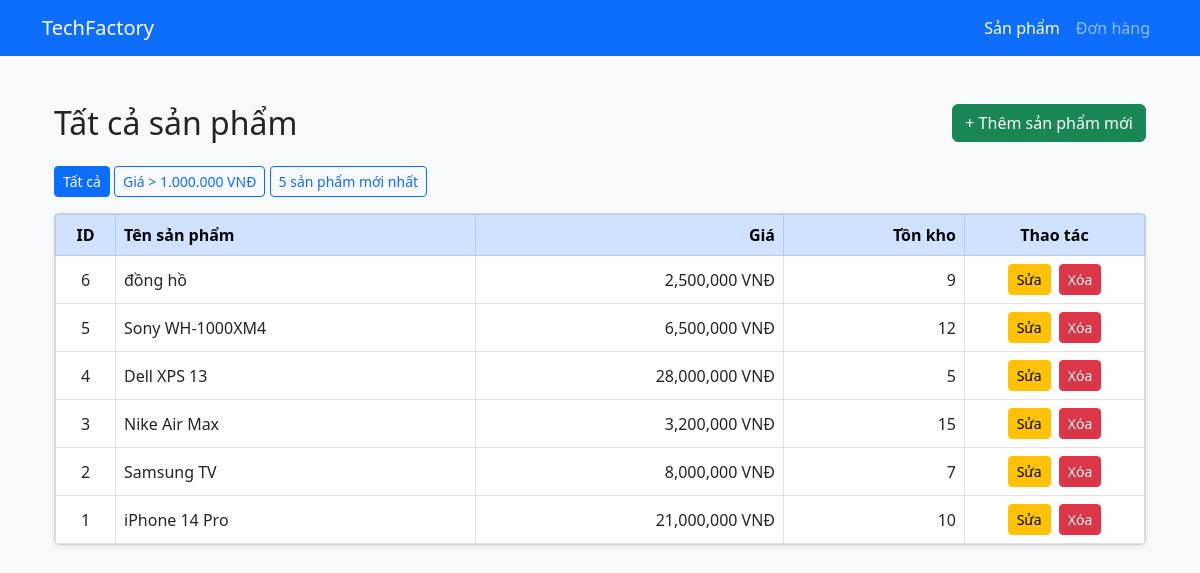
Screenshot of /ngay9/index.php with the database file from the repository.
### tables this page shows
CREATE TABLE `products` (
  `id` int NOT NULL,
  `product_name` varchar(255) DEFAULT NULL,
  `brand` varchar(255) DEFAULT NULL,
  `description` text,
  `unit_price` int DEFAULT NULL,
  `category` varchar(255) DEFAULT NULL,
  `stock_quantity` int DEFAULT NULL,
  `image` varchar(255) DEFAULT NULL
);

### ngay9/views/products/index.php (the view, shortened to what this page needs)
<?php
require_once __DIR__ . '/../../models/Product.php';
$filter_price = isset($_GET['filter_price']) ? true : false;
$show_latest = isset($_GET['latest']) ? true : false;
if ($filter_price) {
    $products = $pdo->query("SELECT * FROM products WHERE unit_price > 1000000 ORDER BY id DESC")->fetchAll();
    $filter_title = "Sản phẩm có giá > 1.000.000 VNĐ";
} elseif ($show_latest) {
    $products = $pdo->query("SELECT * FROM products ORDER BY id DESC LIMIT 5")->fetchAll();
    $filter_title = "5 sản phẩm mới nhất";
} else {
    $products = $pdo->query("SELECT * FROM products ORDER BY id DESC")->fetchAll();
    $filter_title = "Tất cả sản phẩm";
}
?>
<!DOCTYPE html>
<html>
<head>
    <link href="https://cdn.jsdelivr.net/npm/bootstrap@5.3.0/dist/css/bootstrap.min.css" rel="stylesheet">
</head>
<body class="bg-light">
<div class="container mt-5">
    <div class="d-flex justify-content-between align-items-center mb-4">
        <h2 class="mb-0"><?= $filter_title ?></h2>
        <a href="index.php?page=products&add=1" class="btn btn-success">+ Thêm sản phẩm mới</a>
    </div>
    <div class="mb-3">
        <a href="index.php?page=products" class="btn btn-outline-primary btn-sm<?= !$filter_price && !$show_latest ? ' active' : '' ?>">Tất cả</a>
        <a href="index.php?page=products&filter_price=1" class="btn btn-outline-primary btn-sm<?= $filter_price ? ' active' : '' ?>">Giá &gt; 1.000.000 VNĐ</a>
        <a href="index.php?page=products&latest=1" class="btn btn-outline-primary btn-sm<?= $show_latest ? ' active' : '' ?>">5 sản phẩm mới nhất</a>
    </div>
    <div class="card shadow-sm">
        <div class="card-body p-0">
            <table class="table table-bordered table-hover align-middle mb-0">
                <thead class="table-primary">
                    <tr>
                        <th class="text-center" style="width:60px;">ID</th>
                        <th>Tên sản phẩm</th>
                        <th class="text-end">Giá</th>
                        <th class="text-end">Tồn kho</th>
                        <th class="text-center" style="width:180px;">Thao tác</th>
                    </tr>
                </thead>
                <tbody>
                <?php foreach ($products as $p): ?>
                    <tr>
                        <td class="text-center"><?= $p['id'] ?></td>
                        <td><?= htmlspecialchars($p['product_name'] ?? '') ?></td>
                        <td class="text-end"><?= number_format($p['unit_price']) ?> VNĐ</td>
                        <td class="text-end"><?= $p['stock_quantity'] ?></td>
                        <td class="text-center">
                            <a href="index.php?page=products&edit=<?= $p['id'] ?>" class="btn btn-warning btn-sm me-1">Sửa</a>
                            <a href="index.php?page=products&delete=<?= $p['id'] ?>" class="btn btn-danger btn-sm" onclick="return confirm('Xóa sản phẩm này?')">Xóa</a>
                        </td>
                    </tr>
                <?php endforeach; ?>
                </tbody>
            </table>
        </div>
    </div>
</div>
</body>
</html>

### ngay9/index.php (shortened to what this page needs)
<?php
require_once __DIR__ . '/db.php';
$page = $_GET['page'] ?? 'products';
if ($page === 'orders') {
    if (isset($_GET['add'])) {
        require __DIR__ . '/views/orders/add.php';
    } elseif (isset($_GET['edit'])) {
        require __DIR__ . '/views/orders/edit.php';
    }elseif (isset($_GET['detail'])) {
        require __DIR__ . '/views/orders/detail.php';
    }else {
        require __DIR__ . '/views/orders/index.php';
    }
} else {
    if (isset($_GET['add'])) {
        require __DIR__ . '/views/products/add.php';
    } elseif (isset($_GET['edit'])) {
        require __DIR__ . '/views/products/edit.php';
    } else {
        require __DIR__ . '/views/products/index.php';
    }
}
$content = ob_get_clean();
?>
<!DOCTYPE html>
<html>
<head>
    <link href="https://cdn.jsdelivr.net/npm/bootstrap@5.3.0/dist/css/bootstrap.min.css" rel="stylesheet">
</head>
<body class="bg-light">
<nav class="navbar navbar-expand-lg navbar-dark bg-primary">
    <div class="container">
        <a class="navbar-brand" href="index.php">TechFactory</a>
        <ul class="navbar-nav ms-auto">
            <li class="nav-item">
                <a class="nav-link<?= $page === 'products' ? ' active' : '' ?>" href="index.php?page=products">Sản phẩm</a>
            </li>
            <li class="nav-item">
                <a class="nav-link<?= $page === 'orders' ? ' active' : '' ?>" href="index.php?page=orders">Đơn hàng</a>
            </li>
        </ul>
    </div>
</nav>
<div class="container mt-5">
    <?= $content ?>
</div>
</body>
</html>

### rows the page displays
products: id "6", product_name "đồng hồ", unit_price "2,500,000", stock_quantity "9"
products: id "5", product_name "Sony WH-1000XM4", unit_price "6,500,000", stock_quantity "12"
products: id "4", product_name "Dell XPS 13", unit_price "28,000,000", stock_quantity "5"
products: id "3", product_name "Nike Air Max", unit_price "3,200,000", stock_quantity "15"
products: id "2", product_name "Samsung TV", unit_price "8,000,000", stock_quantity "7"
products: id "1", product_name "iPhone 14 Pro", unit_price "21,000,000", stock_quantity "10"

### other values shown
$filter_title "Tất cả sản phẩm"
